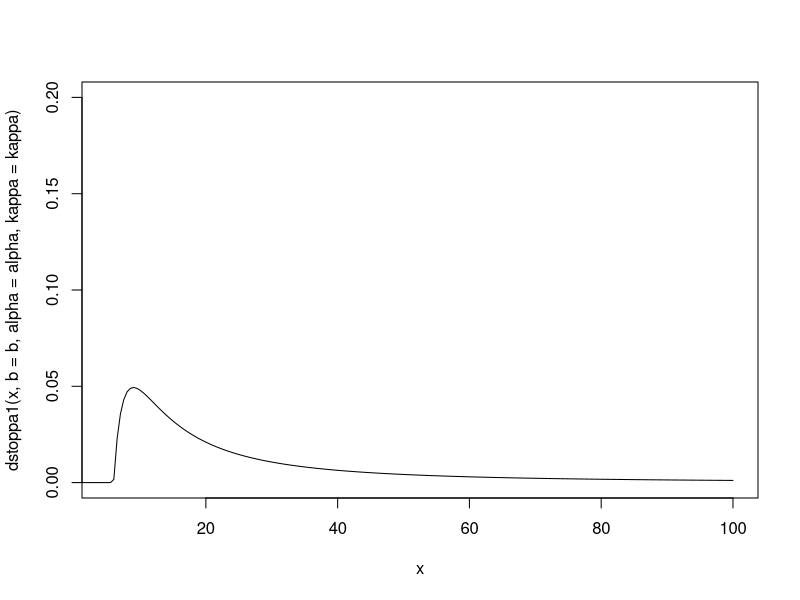

R code for this plot: (Note: this script raises an error after producing the figure.)

#European Stoppa

#Dichte der European Stoppa Verteilung
dstoppa1 = function(x,b,alpha, kappa){
  ifelse(x>b, kappa*alpha*(b^(alpha))*(x^(-alpha-1))*((1-(b^(alpha))*(x^(-alpha)))^(kappa-1)),0)
}

#Verteilungsfunktion der European Stoppa Verteilung
pstoppa1 = function(x,b,alpha, kappa){
  ifelse(x>b,(1-(b^(alpha))*(x^(-alpha)))^(kappa),0)
  }

#Quantilsfunktion der European Stoppa Verteilung
qstoppa1 =function(u,b,alpha, kappa){
  b*((1-u^(1/kappa))^(-1/alpha))
}

#European Stoppa verteilte Zufallszahlen (mittels Wahrscheinlichkeitsintegraltransformation)
rstoppa1=function(n,b,alpha, kappa){
  u<-runif(n)
  return(qstoppa1(u=u,b=b,alpha=alpha,kappa=kappa))
}


##
#Check PDF European Stoppa
x=seq(0,100,,200)
b=6;alpha=1;kappa=2
plot(x,dstoppa1(x,b=b, alpha=alpha,kappa=kappa),type="l",xlim=c(5,100),ylim=c(0,0.2))
lines(x,dstoppa2(x,b=b, alpha=alpha,kappa=kappa),col="blue")
legend("bottomright", legend=c("European Stoppa", "American Stoppa"), # for European Pareto, lam is a real location ("truncation") parameter
       col=c("blue", "black"), lty=1:1,cex=0.8)

integrate(dstoppa1,b=b, alpha=alpha,kappa=kappa,lower=0,upper=Inf)$value #==1?

#Check CDF European Stoppa
plot(x,pstoppa1(x,b=b, alpha=alpha,kappa=kappa),type="l",xlim=c(5,100),ylim=c(0,1))
integrate(dstoppa1,b=b, alpha=alpha,kappa=kappa,lower=b,upper=10)$value
pstoppa1(x=10,b=b,alpha=alpha,kappa=kappa) 

#Check Random Number Generation (RNG) 
testsample1=rstoppa1(10000,b=b, alpha=alpha,kappa=kappa)
plot(density(testsample1),col="red",xlim=c(0,30000))
x=seq(0,30,,200)
lines(x,dstoppa1(x,b=b,alpha=alpha,kappa=kappa),type="l",col="blue")

#Check Quantile

testvalue=20
a=pstoppa1(testvalue,b=b, alpha=alpha,kappa=kappa)
qstoppa1(a,b=b,alpha=alpha,kappa=kappa)

#Beispiel
x=10
b=5
alpha=1
kappa=2
n=4

dstoppa1(x, b, alpha, kappa)
u<-pstoppa1(x, b, alpha, kappa)
u
qstoppa1(u, b, alpha, kappa)
rstoppa1(n,b,alpha,kappa)


###
###
#American Stoppa

#Dichte der American Stoppa Verteilung
dstoppa2 = function(x,b,alpha, kappa){
  kappa*alpha*(b^(alpha))*((x+b)^(-alpha-1))*((1-(b^(alpha))*((b+x)^(-alpha)))^(kappa-1))
}

#Verteilungsfunktion der American Stoppa Verteilung
pstoppa2 = function(x,b,alpha, kappa){
  (1-(b^(alpha))*((x+b)^(-alpha)))^(kappa)
}

#Quantilsfunktion der American Stoppa Verteilung
qstoppa2 =function(u,b,alpha, kappa){
  b*((1-u^(1/kappa))^(-1/alpha))-b
}

#American Stoppa verteilte Zufallszahlen (mittels Wahrscheinlichkeitsintegraltransformation)
rstoppa2=function(n,b,alpha, kappa){
  u<-runif(n)
  return(qstoppa2(u=u,b=b,alpha=alpha,kappa=kappa))
}

#Check PDF American Stoppa
x=seq(0,100,,200)
b=6;alpha=1;kappa=2
plot(x,dstoppa1(x,b=b, alpha=alpha,kappa=kappa),type="l",xlim=c(5,100),ylim=c(0,0.2))
lines(x,dstoppa2(x,b=b, alpha=alpha,kappa=kappa),col="blue")
legend("bottomright", legend=c("European Stoppa", "American Stoppa"), # for European Pareto, lam is a real location ("truncation") parameter
       col=c("black", "blue"), lty=1:1,cex=0.8)

integrate(dstoppa2,b=b, alpha=alpha,kappa=kappa,lower=0,upper=Inf)$value #==1?

#Check CDF American Stoppa
plot(x,pstoppa2(x,b=b, alpha=alpha,kappa=kappa),type="l")
integrate(dstoppa2,b=b, alpha=alpha,kappa=kappa,lower=0,upper=20)$value
pstoppa2(x=20,b=b,alpha=alpha,kappa=kappa)

#Check Random Number Generation (RNG) 
testsample2=rstoppa2(10000,b=b, alpha=alpha,kappa=kappa)
plot(density(testsample2),col="red",xlim=c(0,30000))
x=seq(0,30,,200)
lines(x,dstoppa2(x,b=b,alpha=alpha,kappa=kappa),type="l",col="blue")

#Check Quantile

testvalue=20
a=pstoppa2(testvalue,b=b, alpha=alpha,kappa=kappa)
qstoppa2(a,b=b,alpha=alpha,kappa=kappa)

#Numeric Expectaton American Stoppa
f<- function(x) x*dstoppa2(x,b=b,alpha=alpha,kappa=kappa)
integrate(f,lower=0, upper=100000)
#Numeric Expectaton European Stoppa
f<- function(x) x*dstoppa1(x,b=b,alpha=alpha,kappa=kappa)
integrate(f,lower=0, upper=100000)

#####
#####

